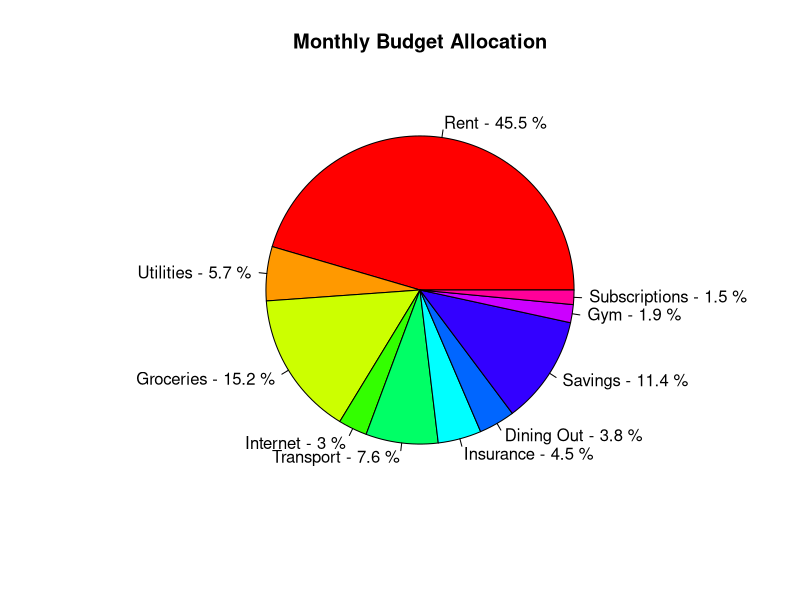

Write R code to recreate this figure.
#Pie chart creation
getwd()
setwd("D:\rprogram6005")

#script to plot the graph
# Sample Data: Monthly Budget Allocation
amounts <- c(1200, 150, 400, 80, 200, 120, 100, 300, 50, 40)
categories <- c("Rent", "Utilities", "Groceries", "Internet",
                "Transport", "Insurance", "Dining Out", "Savings",
                "Gym", "Subscriptions")

# Calculate percentages for each category
percentages <- round(amounts / sum(amounts) * 100, 1)

# Create labels with category names and percentages
labels <- paste(categories, "-", percentages, "%")

# Pie Chart with percentages
pie(amounts,
    labels = labels,                          # Show category + percentage
    col = rainbow(length(categories)),        # Different color for each slice
    main = "Monthly Budget Allocation")       # Chart title
dev.off()

#percentages <- round(amounts / sum(amounts) * 100, 1) → calculates each category’s share of the total budget, rounded to 1 decimal place.

#labels <- paste(categories, "-", percentages, "%") → combines category names with their percentage values for display.

#pie() → now shows slices with both names and percentages.
